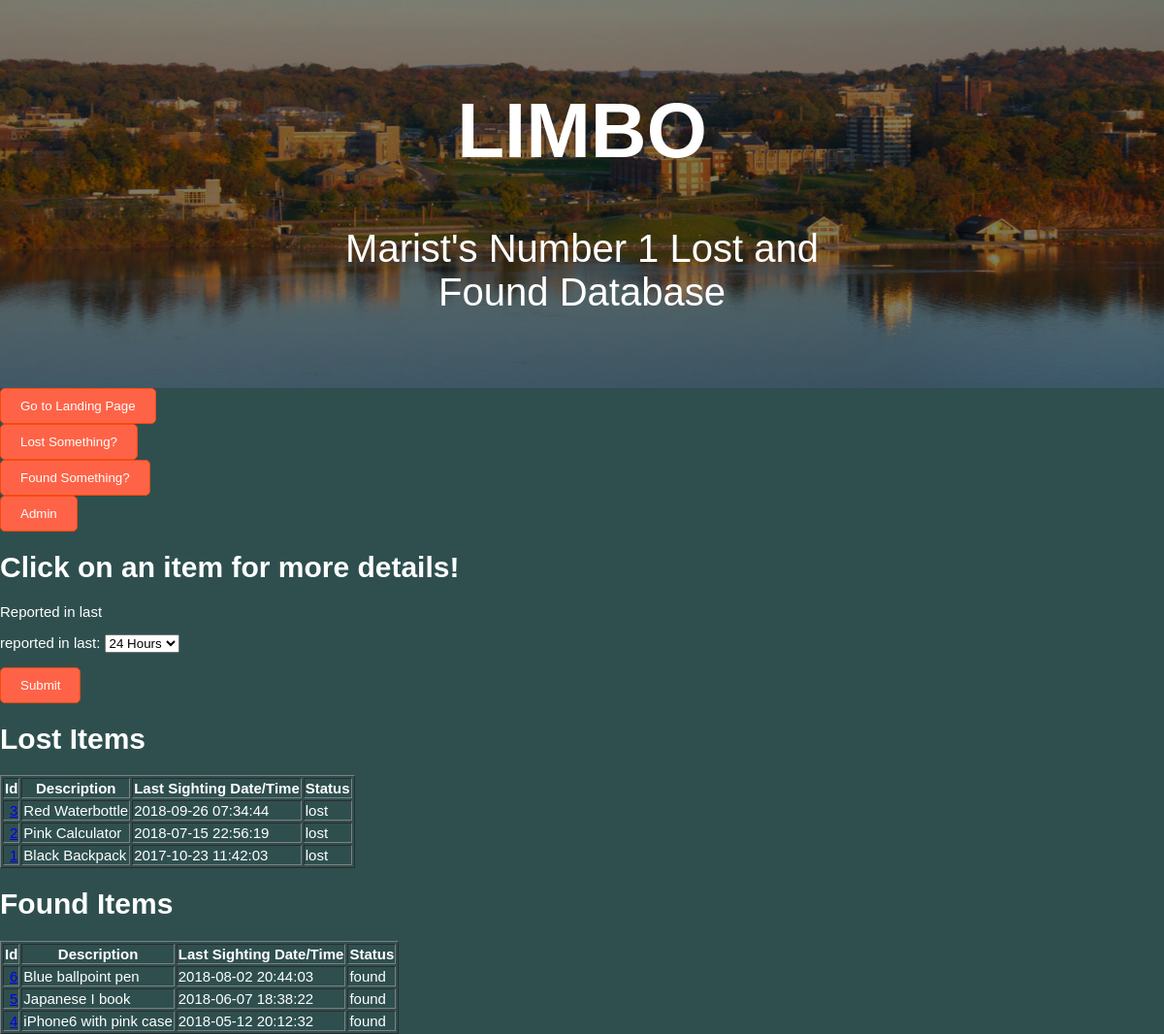
Page /QuickLinksLIMBO.php on the committed database.
### tables this page shows
create table if not exists stuff
(
id INT AUTO_INCREMENT PRIMARY KEY,
location_id INT NOT NULL,
description TEXT NOT NULL,
create_date DATETIME NOT NULL,
update_date DATETIME NOT NULL,
room TEXT,
owner TEXT,
finder TEXT,
item_status SET("found", "lost", "claimed") NOT NULL
);

### includes/helpers_limbo.php (the view, shortened to what this page needs)
<?php
function show_lost_records($dbc, $time) {
    if ($time == 0){
	$query = "SELECT id, description, create_date, item_status FROM stuff WHERE item_status= 'lost' ORDER BY create_date DESC" ;
    }
	$results = mysqli_query( $dbc , $query ) ;
	if( $results )
	{
  		 echo '<H1>Lost Items</H1>' ;
		echo '<TABLE>';
		  echo '<table border = "1"';
		  echo '<TR>';
        echo '<TH>Id</TH>';
		  echo '<TH>Description</TH>';
		  echo '<TH>Last Sighting Date/Time</TH>';
		  echo '<TH>Status</TH>';
		  while ( $row = mysqli_fetch_array( $results , MYSQLI_ASSOC ) )
          {
			echo '<TR>' ;
			$alink = '<A HREF=losttable.php?id=' . $row['id']  . '>' . $row['id'] . '</A>' ;
			echo '<TD ALIGN=right>' . $alink . '</TD>' ;
            echo '<TD>' . $row['description'] . '</TD>' ;
			echo '<TD>' . $row['create_date'] . '</TD>' ;
			echo '<TD>' . $row['item_status'] . '</TD>' ;
			echo '</TR>' ;
		  }
		  echo '</TABLE>';
    }
}
function show_found_records($dbc, $time) {
    if ($time == 0){
	$query = "SELECT id, description, create_date, item_status FROM stuff WHERE item_status= 'found' ORDER BY create_date DESC" ;
    }
	$results = mysqli_query( $dbc , $query ) ;
	if( $results )
	{
  		 echo '<H1>Found Items</H1>' ;
		echo '<TABLE>';
		  echo '<table border = "1"';
		  echo '<TR>';
        echo '<TH>Id</TH>';
		  echo '<TH>Description</TH>';
		  echo '<TH>Last Sighting Date/Time</TH>';
		  echo '<TH>Status</TH>';
		  while ( $row = mysqli_fetch_array( $results , MYSQLI_ASSOC ) )
          {
			echo '<TR>' ;
			$alink = '<A HREF=foundtable.php?id=' . $row['id']  . '>' . $row['id'] . '</A>' ;
			echo '<TD ALIGN=right>' . $alink . '</TD>' ;
            echo '<TD>' . $row['description'] . '</TD>' ;
			echo '<TD>' . $row['create_date'] . '</TD>' ;
			echo '<TD>' . $row['item_status'] . '</TD>' ;
			echo '</TR>' ;
		  }
		  echo '</TABLE>';
			}
}
?>

### QuickLinksLIMBO.php (shortened to what this page needs)
<!DOCTYPE html>
<html>
    <head>
		<link rel="stylesheet" href="overall.css">
    <div class="hero-image">
  <div class="hero-text">
    <h1>LIMBO</h1>
    <p>Marist's Number 1 Lost and Found Database</p>
  </div>
</div>
     </head>
     <body>
		<form action="LandingPageLIMBO.php" align = "left">
        <input type="submit" value="Go to Landing Page" />
        </form>
		 <div class = "all-buttons">
        <form action="losttable.php" >
        <input type="submit" value="Lost Something?" />
        </form>
        <form action="foundtable.php" >
        <input type="submit" value="Found Something?" />
        </form>
        <form action="adminlogin.php" align = "top">
        <input type="submit" value="Admin" />
        </form>
            </div>
		<h1> Click on an item for more details! </h1>
		<p>
			Reported in last
<form action="QuickLinksLIMBO.php" method="POST">
<p>reported in last:
    <select id="id" name="id">
  <option value="1">24 Hours</option>
</select>
<?php
    require( 'includes/connect_db.php' ) ;
    require( 'includes/helpers_limbo.php' ) ;
    $time = 0;
    if (isset($_POST['id'])) ; ?> </p>
             <p><input type="submit"></p> </form>
        <?php
                $check = false;
         if ($check == false){
            show_lost_records($dbc, $time);
            show_found_records($dbc, $time);
            }
         else {
                echo "";
            }
        ?>
		</p>
     </body>
</html>

### overall.css (style rules this page uses)
body, html { height: 100%; margin: 0; font-family: Arial, Helvetica, sans-serif; color: white; font-size: 15px; background: darkslategray; }
.hero-image { background-image: linear-gradient(rgba(0, 0, 0, 0.5), rgba(0, 0, 0, 0.5)), url("marist.jpg"); height: 50%; background-position: center; background-repeat: no-repeat; background-size: cover; position: relative; }
.hero-text { text-align: center; position: absolute; top: 50%; left: 50%; transform: translate(-50%, -50%); color: white; font-size: 40px; }
input[type=submit] { border: 1px solid #f44c0e; color: #fff; background: tomato; padding: 10px 20px; border-radius: 5px; }

### rows in the picture
stuff: id "3", description "Red Waterbottle", create_date "2018-09-26 07:34:44", item_status "lost"
stuff: id "2", description "Pink Calculator", create_date "2018-07-15 22:56:19", item_status "lost"
stuff: id "1", description "Black Backpack", create_date "2017-10-23 11:42:03", item_status "lost"
stuff: id "6", description "Blue ballpoint pen", create_date "2018-08-02 20:44:03", item_status "found"
stuff: id "5", description "Japanese I book", create_date "2018-06-07 18:38:22", item_status "found"
stuff: id "4", description "iPhone6 with pink case", create_date "2018-05-12 20:12:32", item_status "found"
